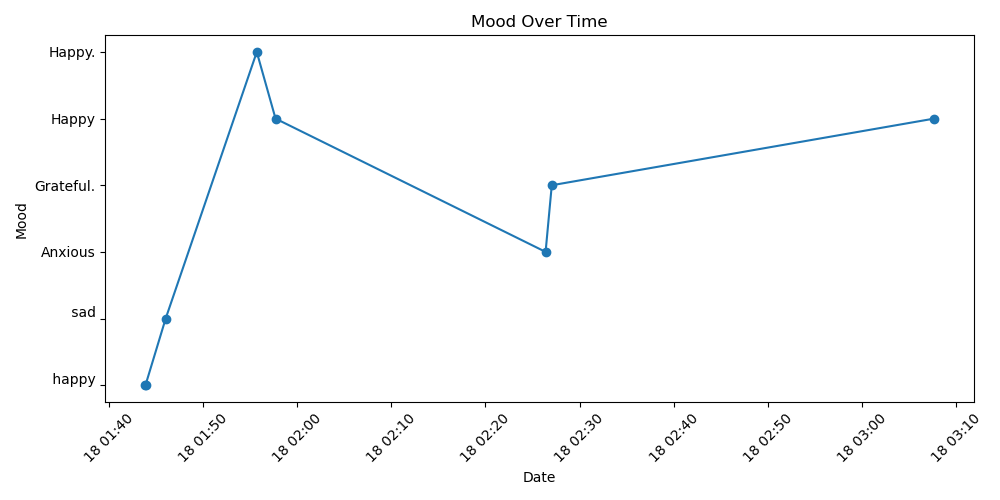

Write the Python code that produced this figure.

# mood_tools.py

import matplotlib
matplotlib.use("TkAgg")  # For headless or CLI use
import matplotlib.pyplot as plt
import json
import datetime

def generate_mood_plot(journal_path="journal.json", output_path="mood_plot.png"):
    moods = []
    timestamps = []

    with open(journal_path, "r") as f:
        for line in f:
            entry = json.loads(line)
            timestamps.append(datetime.datetime.fromisoformat(entry["timestamp"]))
            moods.append(entry["mood"].capitalize())

    # Convert moods to numeric values (simple encoding)
    mood_map = {m: i for i, m in enumerate(sorted(set(moods)))}
    mood_values = [mood_map[m] for m in moods]

    plt.figure(figsize=(10, 5))
    plt.plot(timestamps, mood_values, marker='o')
    plt.xticks(rotation=45)
    plt.yticks(list(mood_map.values()), list(mood_map.keys()))
    plt.title("Mood Over Time")
    plt.xlabel("Date")
    plt.ylabel("Mood")
    plt.tight_layout()
    plt.savefig(output_path)
    return output_path


